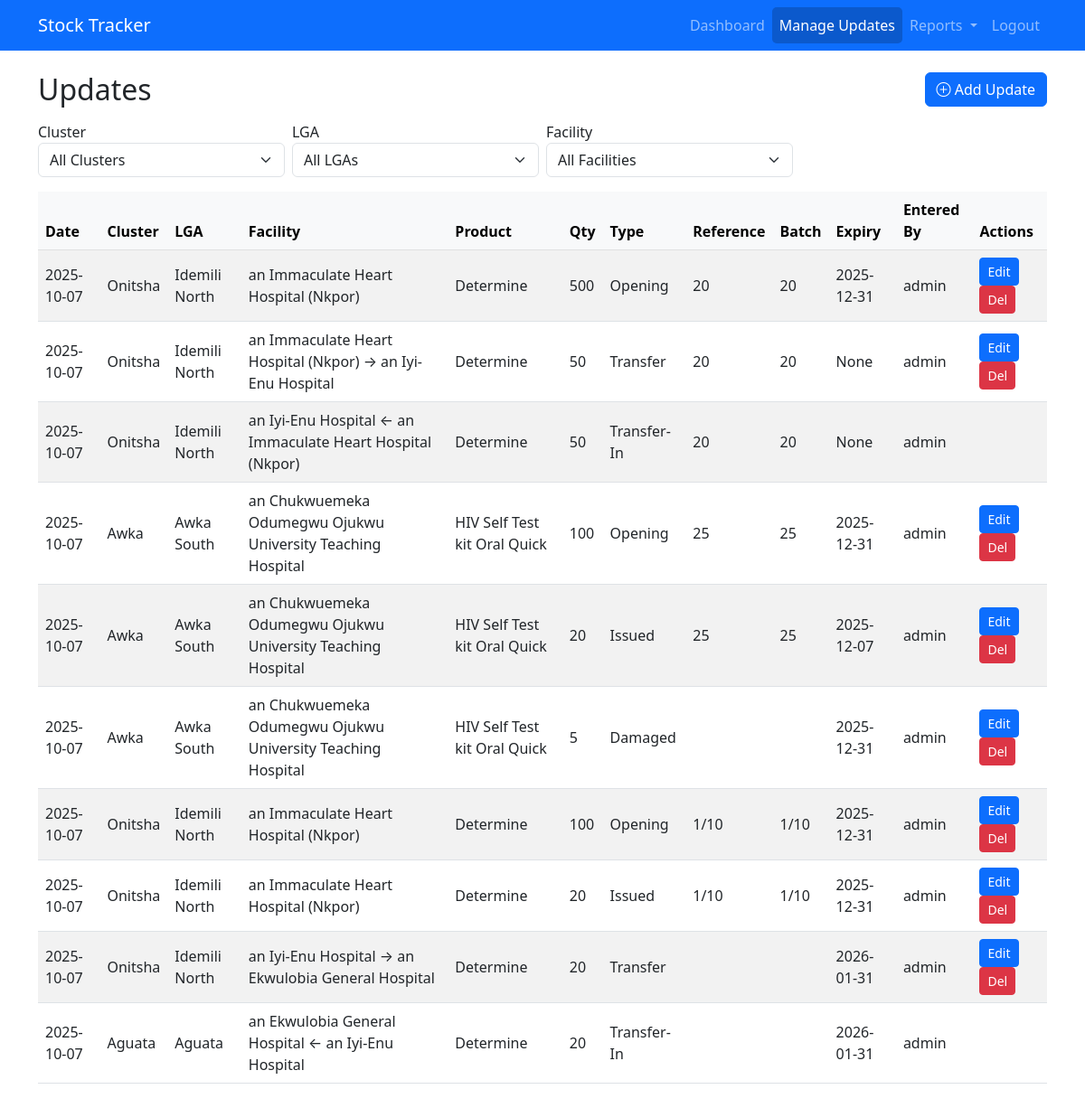
/transactions (signed in), run on an earlier commit of the app's database.
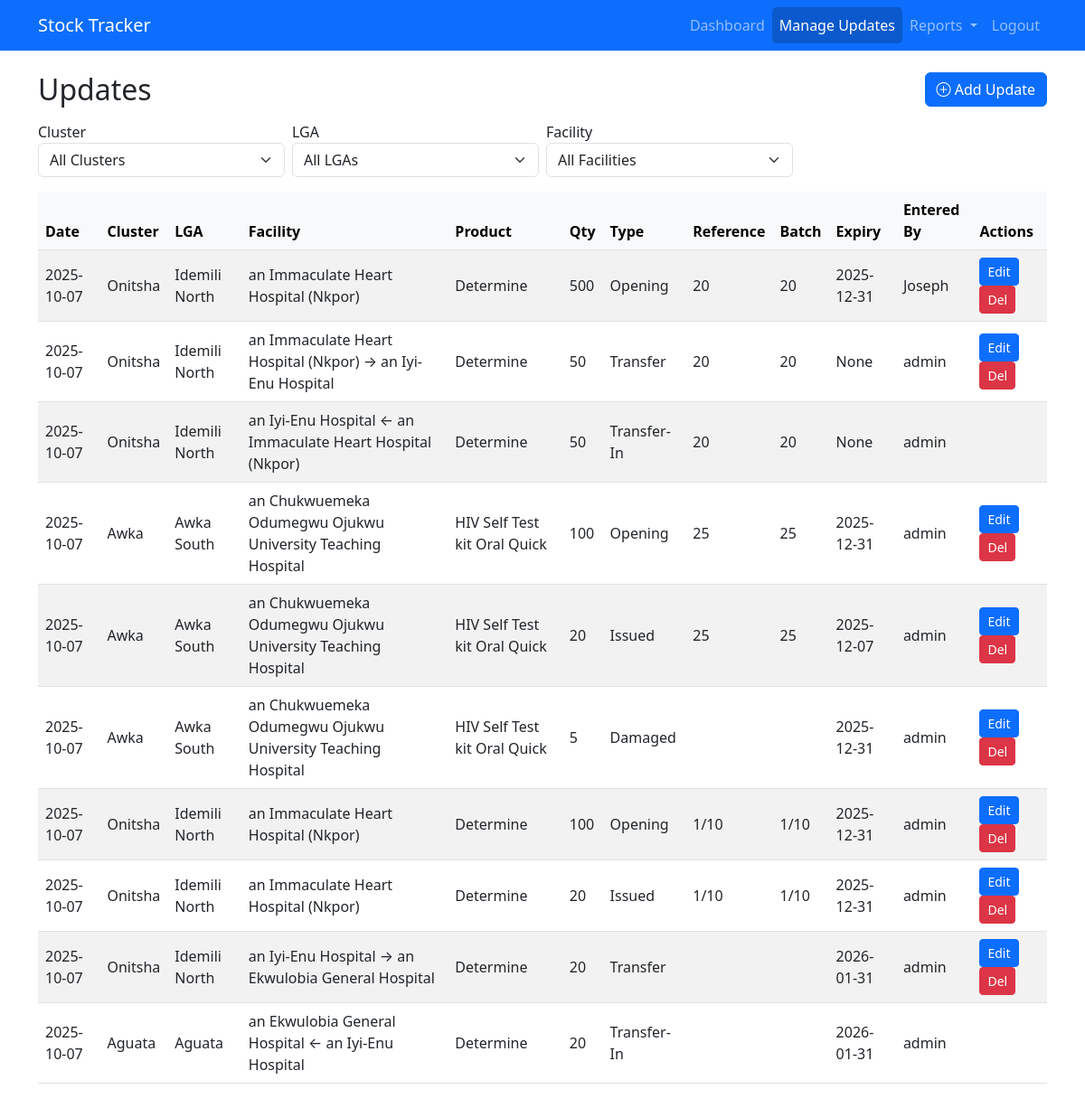
And on a later commit of the database.
### models.py (models this page shows, shortened)
class StockTransaction(db.Model):
    id = db.Column(db.Integer, primary_key=True)
    facility_id = db.Column(db.Integer, db.ForeignKey('facility.id'), nullable=False)  # source facility
    product_id = db.Column(db.Integer, db.ForeignKey('product.id'), nullable=False)
    date = db.Column(db.Date, nullable=False, default=datetime.utcnow)
    quantity = db.Column(db.Integer, nullable=False)
    transaction_type = db.Column(db.String(20), nullable=False)
    reference_number = db.Column(db.String(50))
    batch_number = db.Column(db.String(50), nullable=True)
    expiry_date = db.Column(db.Date, nullable=True)
    entered_by = db.Column(db.String(120), nullable=True)
    created_at = db.Column(db.DateTime, default=datetime.utcnow)
    is_transfer_destination = db.Column(db.Boolean, default=False)
    destination_facility_id = db.Column(db.Integer, db.ForeignKey('facility.id'), nullable=True)
    comments = db.Column(db.Text)
    source_facility_id = db.Column(db.Integer, db.ForeignKey('facility.id'), nullable=True)
    facility = db.relationship(   # ✅ source facility
        'Facility',
        foreign_keys=[facility_id],
        backref='transactions_out'
    )
    destination_facility = db.relationship(
        'Facility',
        foreign_keys=[destination_facility_id],
        backref='transactions_in'
    )
    source_facility = db.relationship(  # ✅ new relationship for Transfer-In source
        'Facility',
        foreign_keys=[source_facility_id],
        backref='transactions_source'
    )

class Cluster(db.Model):
    id = db.Column(db.Integer, primary_key=True)
    name = db.Column(db.String(100), unique=True, nullable=False)
    lgas = db.relationship('LGA', backref='cluster', lazy=True)

class LGA(db.Model):
    id = db.Column(db.Integer, primary_key=True)
    name = db.Column(db.String(100), nullable=False)
    cluster_id = db.Column(db.Integer, db.ForeignKey('cluster.id'), nullable=False)
    facilities = db.relationship('Facility', backref='lga', lazy=True)

class Facility(db.Model):
    id = db.Column(db.Integer, primary_key=True)
    name = db.Column(db.String(150), nullable=False)
    lga_id = db.Column(db.Integer, db.ForeignKey('lga.id'), nullable=False)
    facility_products = db.relationship('FacilityProduct', backref='facility', lazy=True)

class Product(db.Model):
    id = db.Column(db.Integer, primary_key=True)
    name = db.Column(db.String(120), nullable=False)
    unit = db.Column(db.String(30))
    facility_products = db.relationship('FacilityProduct', backref='product', lazy=True)
    transactions = db.relationship('StockTransaction', backref='product', lazy=True)

### app.py (the view)
@app.route('/transactions')
@restrict_scope
def transactions():
    FacilityDest = aliased(Facility)
    FacilitySource = aliased(Facility)
    query = db.session.query(
        StockTransaction.id,
        StockTransaction.date,
        StockTransaction.quantity,
        StockTransaction.transaction_type,
        StockTransaction.reference_number,
        StockTransaction.batch_number,
        StockTransaction.expiry_date,
        StockTransaction.entered_by,
        Facility.id.label('facility_id'),
        Facility.name.label('facility'),
        FacilityDest.id.label('destination_facility_id'),
        FacilityDest.name.label('destination_facility'),
        FacilitySource.id.label('source_facility_id'),
        FacilitySource.name.label('source_facility'),
        LGA.id.label('lga_id'),
        LGA.name.label('lga'),
        Cluster.id.label('cluster_id'),
        Cluster.name.label('cluster'),
        Product.name.label('product')
    ).join(Facility, StockTransaction.facility_id == Facility.id) \
    .outerjoin(FacilityDest, StockTransaction.destination_facility_id == FacilityDest.id) \
    .outerjoin(FacilitySource, StockTransaction.source_facility_id == FacilitySource.id) \
    .join(LGA, Facility.lga_id == LGA.id) \
    .join(Cluster, LGA.cluster_id == Cluster.id) \
    .join(Product, StockTransaction.product_id == Product.id) \
    .filter(
        (g.cluster_id is None or LGA.cluster_id == g.cluster_id),
        (g.lga_id is None or Facility.lga_id == g.lga_id),
        (g.facility_id is None or StockTransaction.facility_id == g.facility_id)
    )
    transactions = query.order_by(StockTransaction.date.desc()).all()
    clusters, lgas, facilities = get_dropdowns(g.cluster_id, g.lga_id, g.facility_id)
    return render_template(
        'transactions.html',
        transactions=transactions,
        clusters=clusters,
        lgas=lgas,
        facilities=facilities,
        selected_cluster=g.cluster_id,
        selected_lga=g.lga_id,
        selected_facility=g.facility_id
    )

### app.py (called while the page is built)
@login_manager.user_loader
def load_user(user_id):
    return User.query.get(int(user_id))

### auth/scope_utils.py (called while the page is built, shortened)
def get_user_scope_filters(cluster_id=None, lga_id=None, facility_id=None):
    if current_user.role in ['super', 'admin']:
        return cluster_id, lga_id, facility_id

def restrict_scope(f):
    @wraps(f)
    def wrapper(*args, **kwargs):
        cluster_id = request.args.get("cluster", type=int)
        lga_id = request.args.get("lga", type=int)
        facility_id = request.args.get("facility", type=int)
        g.cluster_id, g.lga_id, g.facility_id = get_user_scope_filters(
            cluster_id, lga_id, facility_id
        )
        return f(*args, **kwargs)
    return wrapper

### templates/transactions.html (shortened to what this page needs)
{% extends "base.html" %}
{% block content %}
<div class="d-flex justify-content-between align-items-center mb-3">
  <h2 class="mb-0">Updates</h2>
  <a href="{{ url_for('add_transaction') }}" class="btn btn-primary">
    <i class="bi bi-plus-circle"></i> Add Update
  </a>
</div>
<form method="get" class="row g-2 mb-3">
  <div class="col-md-3">
    <label>Cluster</label>
    <select name="cluster" class="form-select" onchange="this.form.submit()">
      <option value="">All Clusters</option>
    </select>
  </div>
  <div class="col-md-3">
    <label>LGA</label>
    <select name="lga" class="form-select" onchange="this.form.submit()">
      <option value="">All LGAs</option>
    </select>
  </div>
  <div class="col-md-3">
    <label>Facility</label>
    <select name="facility" class="form-select" onchange="this.form.submit()">
      <option value="">All Facilities</option>
    </select>
  </div>
</form>
<div class="table-responsive">
<table class="table table-striped align-middle">
  <thead class="table-light">
    <tr>
      <th>Date</th>
      <th>Cluster</th>
      <th>LGA</th>
      <th>Facility</th>
      <th>Product</th>
      <th>Qty</th>
      <th>Type</th>
      <th>Reference</th>
      <th>Batch</th>
      <th>Expiry</th>
      <th>Entered By</th>
      <th>Actions</th>
    </tr>
  </thead>
  <tbody>
    {% for tx in transactions %}
    <tr>
      <td>{{ tx.date }}</td>
      <td>{{ tx.cluster }}</td>
      <td>{{ tx.lga }}</td>
      <td>
        {% if tx.transaction_type == "Transfer" %}
          {{ tx.facility }} → {{ tx.destination_facility or "N/A" }}
        {% elif tx.transaction_type == "Transfer-In" %}
          {{ tx.facility }} ← {{ tx.source_facility or "N/A" }}
        {% else %}
          {{ tx.facility }}
        {% endif %}
      </td>
      <td>{{ tx.product }}</td>
      <td>{{ tx.quantity }}</td>
      <td>{{ tx.transaction_type }}</td>
      <td>{{ tx.reference_number }}</td>
      <td>{{ tx.batch_number }}</td>
      <td>{{ tx.expiry_date }}</td>
      <td>{{ tx.entered_by }}</td>
      <td>
        {% if tx.transaction_type != 'Transfer-In' %}
            <a href="{{ url_for('edit_transaction', id=tx.id) }}" class="btn btn-sm btn-primary">Edit</a>
            <form action="{{ url_for('delete_transaction', id=tx.id) }}" method="post" style="display:inline;"
                  onsubmit="return confirm('Are you sure?');">
              <button type="submit" class="btn btn-sm btn-danger">Del</button>
            </form>
        {% endif %}
      </td>
    </tr>
    {% endfor %}
  </tbody>
</table>
</div>
{% endblock %}

### templates/base.html (shortened to what this page needs)
<!doctype html>
<html lang="en">
<head>
    <link rel="stylesheet" href="https://cdn.jsdelivr.net/npm/bootstrap@5.3.0/dist/css/bootstrap.min.css">
    <link rel="stylesheet" href="https://cdn.datatables.net/1.13.6/css/jquery.dataTables.min.css">
    <link rel="stylesheet" href="https://cdn.datatables.net/responsive/2.5.0/css/responsive.dataTables.min.css">
    <link rel="stylesheet" href="https://cdn.jsdelivr.net/npm/bootstrap-icons@1.10.5/font/bootstrap-icons.css">
</head>
<body>
  <nav class="navbar navbar-expand-lg navbar-dark bg-primary">
    <div class="container">
      <a class="navbar-brand" href="{{ url_for('index') }}">Stock Tracker</a>
      <div class="collapse navbar-collapse" id="navbarNav">
        <ul class="navbar-nav ms-auto">
            {% if current_user.is_authenticated %}
            <li class="nav-item">
              <a class="nav-link {% if request.endpoint == 'dashboard.dashboard_home' %}active{% endif %}"
                href="{{ url_for('dashboard.dashboard_home') }}">Dashboard</a>
            </li>
            <li class="nav-item">
              <a class="nav-link {% if request.endpoint == 'transactions' %}active{% endif %}"
                href="{{ url_for('transactions') }}">Manage Updates</a>
            </li>
            <li class="nav-item dropdown">
              <a class="nav-link dropdown-toggle {% if request.endpoint.startswith('report') or request.endpoint.startswith('reporting_bp') %}active{% endif %}"
                href="#" role="button" data-bs-toggle="dropdown" aria-expanded="false">
                Reports
              </a>
            </li>
            <li class="nav-item">
              <a class="nav-link" href="{{ url_for('auth.logout') }}">Logout</a>
            </li>
          {% else %}
            <li class="nav-item">
              <a class="nav-link {% if request.endpoint == 'auth.login' %}active{% endif %}" href="{{ url_for('auth.login') }}">Login</a>
            </li>
          {% endif %}
        </ul>
      </div>
    </div>
  </nav>
  <main class="container my-4">
    {% block content %}{% endblock %}
  </main>
</body>
</html>

### templates/base.html (style rules this page uses)
.navbar-nav .nav-link.active { background-color: rgba(8, 8, 8, 0.2); border-radius: 5px; }

What changed in the data, as far as the page shows it:
changed StockTransaction: entered_by "admin" → "Joseph"
